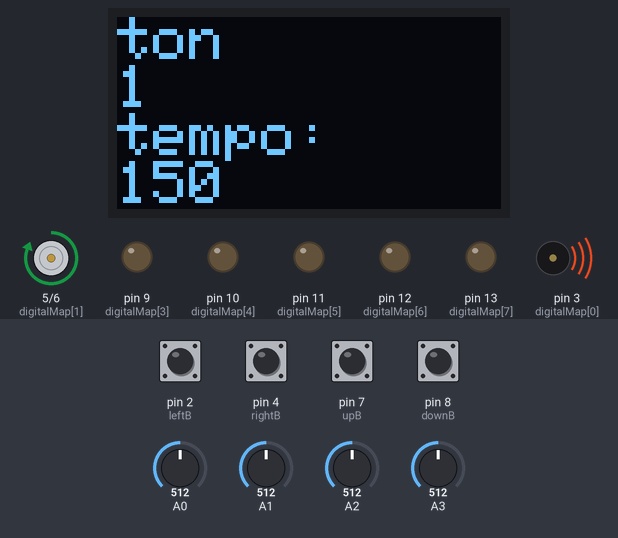
Simulated run of this sketch. Board: Arduino Uno, built with avr-gcc and run on an emulated ATmega328P. On the bench: 128×64 one-colour display, motor-driver pin pairs drawn as motors (green arrow = first pin HIGH = forward, orange = second pin HIGH = backward, longer = more drive), output pins drawn as LEDs (lit = HIGH), buzzer (waves = sounding). The inputs (shaded band) are chosen by the test bench; at power-on: pin 2 (leftB), pin 7 (upB), pin 8 (downB) HIGH, pin 4 (rightB) LOW, A1 = 512, A0 = 512, A2 = 512, A3 = 512. What the sketch prints to the serial monitor is not drawn.

Above: at 2.2 s.
2.3 s: pin 7 (upB) pulled LOW for 0.15 s
At 3.0 s:
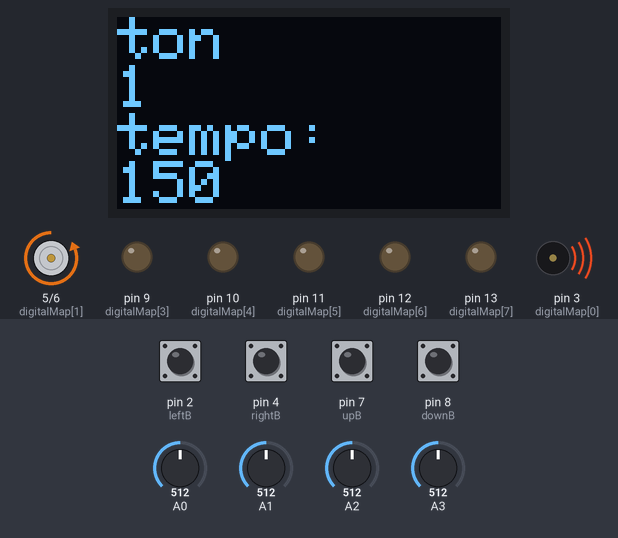
5.4 s: A1 set to 992
At 7.3 s:
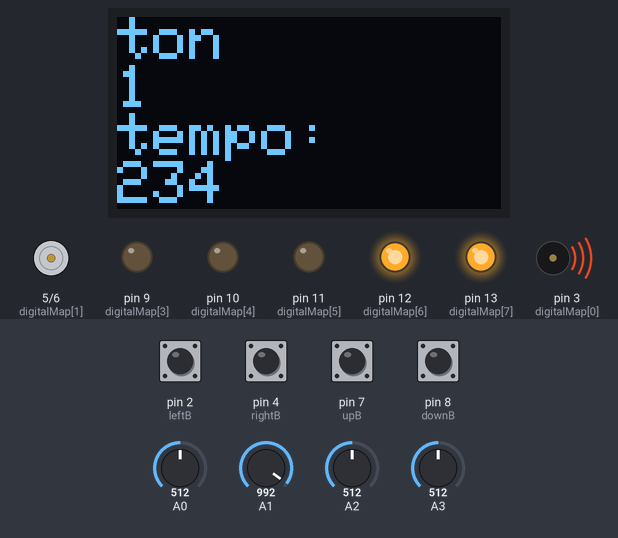
7.4 s: A1 set to 716
At 7.88 s:
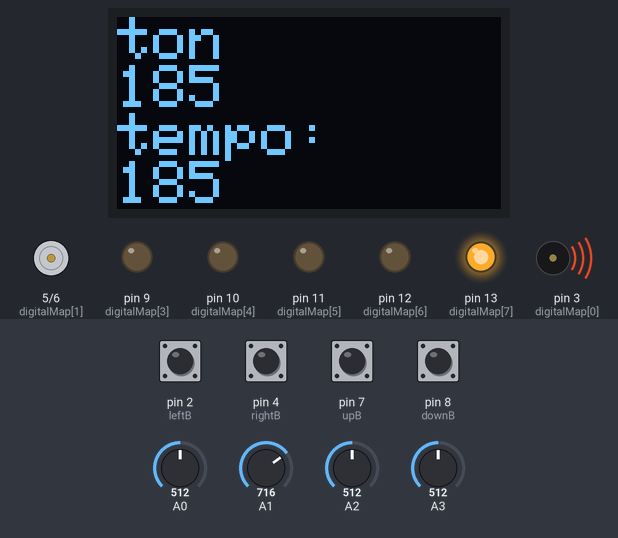
8.9 s: A1 set to 30
At 10.2 s:
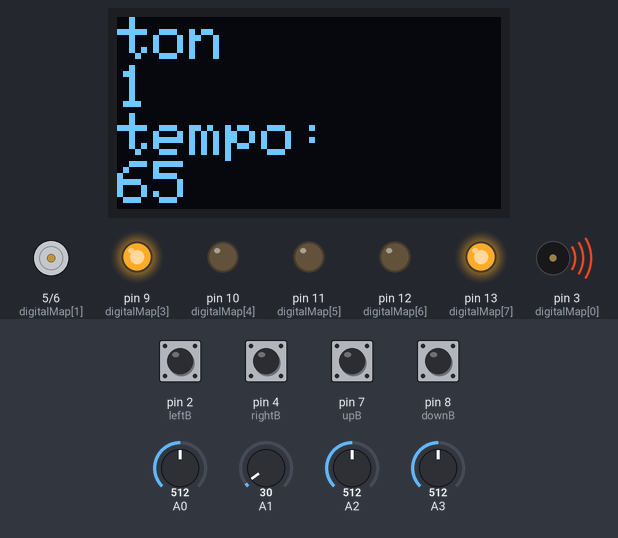
11.0 s: pin 7 (upB) pulled LOW for 1 s
At 12.6 s:
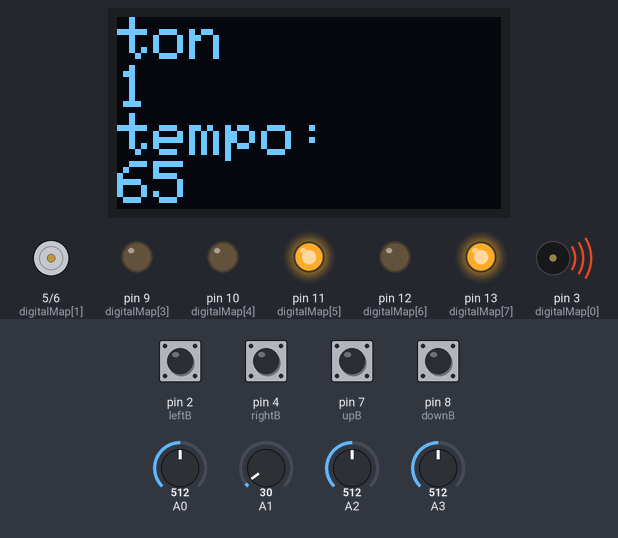
13.5 s: pin 8 (downB) pulled LOW for 0.15 s
At 14.7 s:
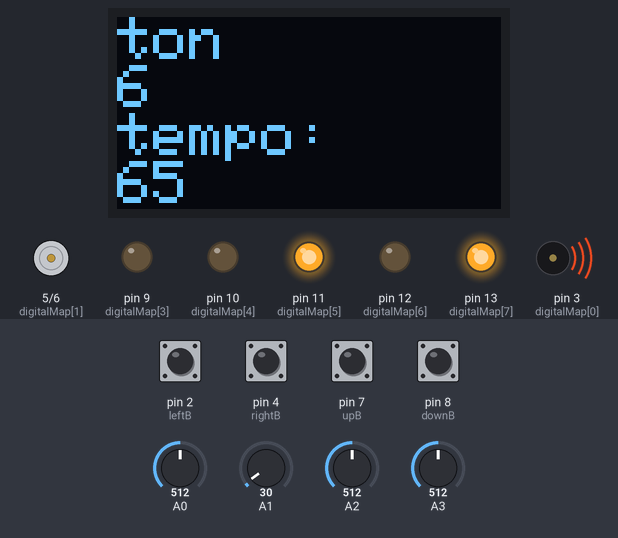
Timing chart, 0 to 16.2 s (numbered marks = the images above; inputs shaded):
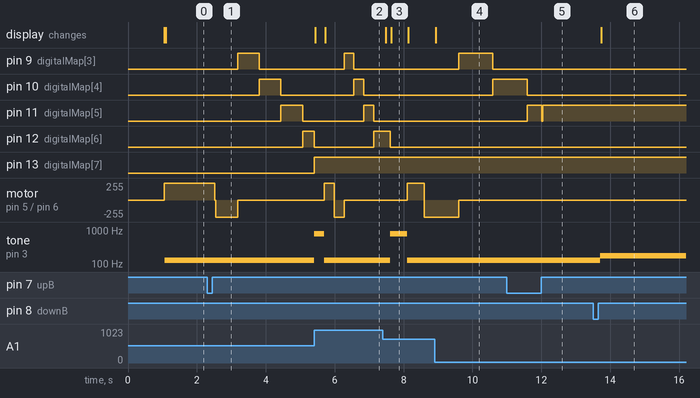

The sketch:

sketchsintetdnk.ino
```cpp
//to je sequencer za syntete, v katerega lahko v write-mode-u vtipkaš sekvenco tonov in jih play mode-u predvajaš.
//za zvok uporablja tone() funkcijo, ki oddaja audio na D3

#include <JC_Button.h>
#include <Wire.h>
#include <Adafruit_GFX.h>
#include <Adafruit_SSD1306.h>

//za zaslon
#define SCREEN_WIDTH 128
#define SCREEN_HEIGHT 64
Adafruit_SSD1306 display(SCREEN_WIDTH, SCREEN_HEIGHT, &Wire, -1);
#define SCREEN_ADDRESS 0x3C
#include "pitches.h"


Button leftB(2);
Button rightB(4);
Button upB(7);
Button downB(8);


uint16_t pot1 = 0;
uint16_t pot2 = 0;
uint16_t pot3 = 0;
uint16_t pot4 = 0;

const uint8_t digitalMap[8] = {3, 5, 6, 9, 10, 11, 12, 13};
bool playModeOn = false;

uint8_t korak = 2;
uint8_t stopinja = 2;
unsigned long previousMillis;
int tempo = 240;
int preracunanTempo;

int frekvenca;

uint8_t toni[8] = {1, 1, 1, 1, 1, 1, 1, 1};

void setup() {
  if (!display.begin(SSD1306_SWITCHCAPVCC, SCREEN_ADDRESS)) {
    Serial.println(F("SSD1306 allocation failed"));
    for (;;); // Don't proceed, loop forever
  }
  delay(1000);
  display.clearDisplay();
  display.setTextSize(2);
display.setTextColor(WHITE);
display.setCursor(0,10);


  leftB.begin();
  rightB.begin();
  upB.begin();
  downB.begin();


  //set pinsmode for LED's
  for (int i = 0; i < 8; i++) {
    pinMode(digitalMap[i], OUTPUT);
  }
  //set pinMode for keypad
  pinMode(2, INPUT_PULLUP);
  pinMode(8, INPUT_PULLUP);
  pinMode(4, INPUT_PULLUP);
  pinMode(7, INPUT_PULLUP);


  Serial.begin(9600);

}

void loop() {
  display.setCursor(0,0);
  display.println("ton");
  display.println(toni[korak]);
  display.println("tempo: ");
    display.println(tempo);
display.display();


  readButtons();
  readPots();

tempo=map(pot2, 0,1023,60,240);


  //writeMode

  if (playModeOn == false) {
    lightUpLED(korak, 1);
    lightOffOther(korak);
    if (downB.wasReleased()) {
      writeValue(korak);
    }
    for (int i = 0; i < 8; i++) {
      Serial.print("ton ");
      Serial.print(i);
      Serial.println(toni[i]);
    }
    if (leftB.wasReleased()) {
      korak = korakNazaj(korak);
    }
    if (rightB.wasReleased()) {
      korak = korakNaprej(korak);
    }
    if (upB.wasReleased()) {
      playModeOn = true;
      lightOffOther(16);
    }
    tone(3, dolociFrekvenco(korak));
  }
  else {

    //smo v play modu
    //izracunaj tempo
    preracunanTempo = map(tempo, 60, 240, 1000, 250);
    unsigned long currentMillis = millis();


    if (currentMillis - previousMillis >= preracunanTempo)
    {

      if (korak < 8) {
        korak++;
      }
      else {
        korak = 2;
      }
      previousMillis = currentMillis;
      Serial.println("korak");
      Serial.println(korak);
      Serial.println("tempo");
      Serial.println(preracunanTempo);
    }

    lightUpLED(korak, 1);
    lightOffOther(korak);


    if (upB.wasReleased()) {
      playModeOn = false;
      lightOffOther(16);
    }
    //funkcija tone() ustvari zvok. ima dva parametra, ločena z vejico. prvi je pin na katerem zaigra ton
    //tega pusti pri miru, drugi pa je frekvenca, sem napises visino tona v herzih. 440 880 220
    tone(3, dolociFrekvenco(korak));

  }

display.clearDisplay();
}

void readPots() {
  pot1 = analogRead(A0);
  pot2 = analogRead(A1);
  pot3 = analogRead(A2);
  pot4 = analogRead(A3);

}
void readButtons() {
  leftB.read();
  rightB.read();
  upB.read();
  downB.read();
}

void lightUpLED(uint8_t number, bool onoff) {
  digitalWrite(digitalMap[number - 1], onoff);
}
void lightShow() {
  for (int i = 0; i < 8; i++) {
    lightUpLED(i, 1);
    delay(100);
    lightUpLED(i, 0);
  }
}

void writeValue(uint8_t kanal) {
  toni[kanal] = map(pot1, 0, 1023, 1, 12);
}


uint8_t korakNazaj(uint8_t _korak) {
  if (_korak > 2)
    return _korak - 1;
  else
    return 8;
}
uint8_t korakNaprej(uint8_t _korak) {
  if (_korak < 8)
    return _korak + 1;
  else
    return 2;
}
void lightOffOther(uint8_t _korak)
{
  for (int i = 0; i < 8; i++) {
    if (i != _korak)
    {
      lightUpLED(i, 0);
    }
  }
}
int dolociFrekvenco(uint8_t _korak) {
  switch (toni[_korak]) {
    case 1:
      return NOTE_C3;
      break;
    case 2:
      return NOTE_CS3;
      break;
    case 3:
      return NOTE_D3;
      break;
    case 4:
      return NOTE_DS3;
      break;
    case 5:
      return NOTE_E3;
      break;
    case 6:
      return NOTE_F3;
      break;
    case 7:
      return NOTE_FS3;
      break;
    case 8:
      return NOTE_G3;
      break;
    case 9:
      return NOTE_GS3;
      break;
    case 10:
      return NOTE_A3;
      break;
    case 11:
      return NOTE_AS3;
      break;
    case 12:
      return NOTE_B3;
      break;
  }
}
```

pitches.h
```cpp
#define NOTE_B0  31
#define NOTE_C1  33
#define NOTE_CS1 35
#define NOTE_D1  37
#define NOTE_DS1 39
#define NOTE_E1  41
#define NOTE_F1  44
#define NOTE_FS1 46
#define NOTE_G1  49
#define NOTE_GS1 52
#define NOTE_A1  55
#define NOTE_AS1 58
#define NOTE_B1  62
#define NOTE_C2  65
#define NOTE_CS2 69
#define NOTE_D2  73
#define NOTE_DS2 78
#define NOTE_E2  82
#define NOTE_F2  87
#define NOTE_FS2 93
#define NOTE_G2  98
#define NOTE_GS2 104
#define NOTE_A2  110
#define NOTE_AS2 117
#define NOTE_B2  123
#define NOTE_C3  131
#define NOTE_CS3 139
#define NOTE_D3  147
#define NOTE_DS3 156
#define NOTE_E3  165
#define NOTE_F3  175
#define NOTE_FS3 185
#define NOTE_G3  196
#define NOTE_GS3 208
#define NOTE_A3  220
#define NOTE_AS3 233
#define NOTE_B3  247
#define NOTE_C4  262
#define NOTE_CS4 277
#define NOTE_D4  294
#define NOTE_DS4 311
#define NOTE_E4  330
#define NOTE_F4  349
#define NOTE_FS4 370
#define NOTE_G4  392
#define NOTE_GS4 415
#define NOTE_A4  440
#define NOTE_AS4 466
#define NOTE_B4  494
#define NOTE_C5  523
#define NOTE_CS5 554
#define NOTE_D5  587
#define NOTE_DS5 622
#define NOTE_E5  659
#define NOTE_F5  698
#define NOTE_FS5 740
#define NOTE_G5  784
#define NOTE_GS5 831
#define NOTE_A5  880
#define NOTE_AS5 932
#define NOTE_B5  988
#define NOTE_C6  1047
#define NOTE_CS6 1109
#define NOTE_D6  1175
#define NOTE_DS6 1245
#define NOTE_E6  1319
#define NOTE_F6  1397
#define NOTE_FS6 1480
#define NOTE_G6  1568
#define NOTE_GS6 1661
#define NOTE_A6  1760
#define NOTE_AS6 1865
#define NOTE_B6  1976
#define NOTE_C7  2093
#define NOTE_CS7 2217
#define NOTE_D7  2349
#define NOTE_DS7 2489
#define NOTE_E7  2637
#define NOTE_F7  2794
#define NOTE_FS7 2960
#define NOTE_G7  3136
#define NOTE_GS7 3322
#define NOTE_A7  3520
#define NOTE_AS7 3729
#define NOTE_B7  3951
#define NOTE_C8  4186
#define NOTE_CS8 4435
#define NOTE_D8  4699
#define NOTE_DS8 4978
```

Measured:
- after the input at 2.3 s, pin 9 (digitalMap[3]): LOW → HIGH after 0.88 s, → LOW 0.63 s later; pin 10 (digitalMap[4]): LOW → HIGH after 1.5 s, → LOW 0.63 s later
- after the input at 5.4 s, pin 9 (digitalMap[3]): LOW → HIGH after 0.87 s, → LOW 0.29 s later; pin 10 (digitalMap[4]): LOW → HIGH after 1.2 s, → LOW 0.29 s later
- after the input at 7.4 s, pin 9 (digitalMap[3]): stays LOW (without the input it goes to HIGH after 0.88 s); pin 10 (digitalMap[4]): stays LOW (without the input it goes to HIGH after 1.2 s); pin 11 (digitalMap[5]): stays LOW (without the input it goes to HIGH after 1.5 s); the display: first changes after 0.08 s (image 3 shows a later state)
- after the input at 8.9 s, pin 11 (digitalMap[5]): stays LOW (without the input it goes to HIGH after 1.2 s); pin 12 (digitalMap[6]): stays LOW (without the input it goes to HIGH after 1.6 s); motor on pin 5 (digitalMap[1]) / pin 6 (digitalMap[2]): backward 255/255 → stopped after 0.70 s instead of 0.18 s; the display: changes at once (image 4)
- after the input at 11.0 s, pin 12 (digitalMap[6]): stays LOW (without the input it goes to HIGH after 1.6 s)
- after the input at 13.5 s, tone on pin 3 (digitalMap[0]): 131 Hz → 175 Hz after 0.21 s; the display: changes after 0.23 s (image 6)
- what the display in image 3 shows lasts 0.5 s, from 7.6 s to 8.1 s
